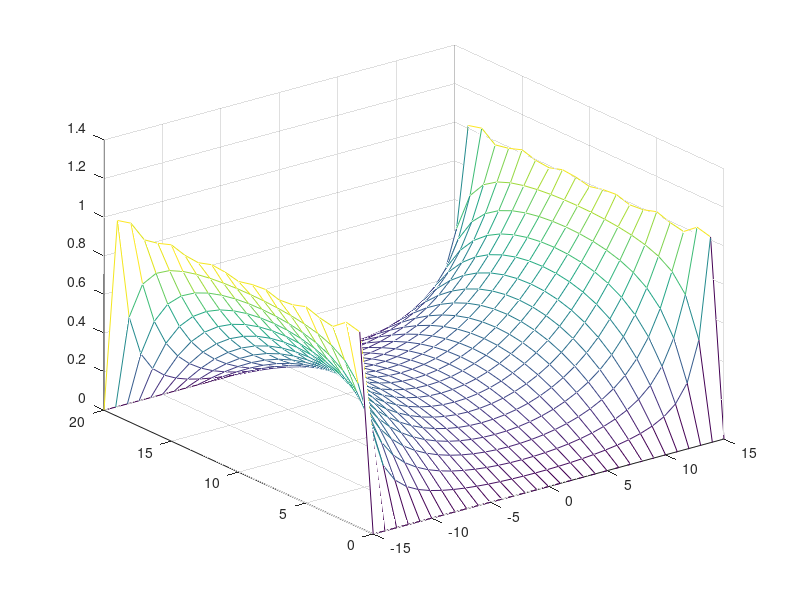

This chart was generated by the following MATLAB code:
function [] = an(  )
Vo=1;
temp=0;
a=20;
b=15;
[x,y]=meshgrid(-15:15,0:20);
f1=@(n) cosh((n.*pi.*abs(x))./a)./cosh((n.*pi.*b)./a);
f2=@(n) sin(n.*abs(y).*pi./a);
for n=1:2:51
    figure(1)
    temp=temp+4.*Vo./pi.*(1./n).*f1(n).*f2(n);
    mesh(x,y,temp);
    pause(1);
end

end

